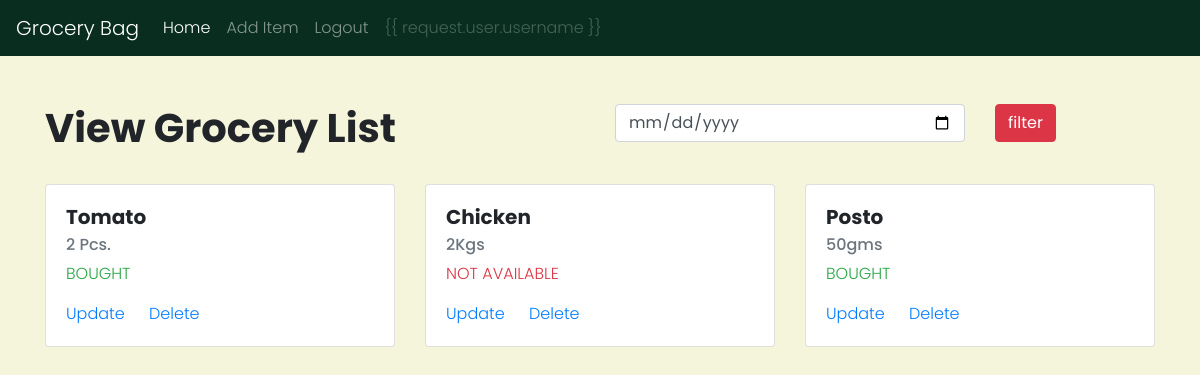
/ (signed in), run on an earlier commit of the app's database.
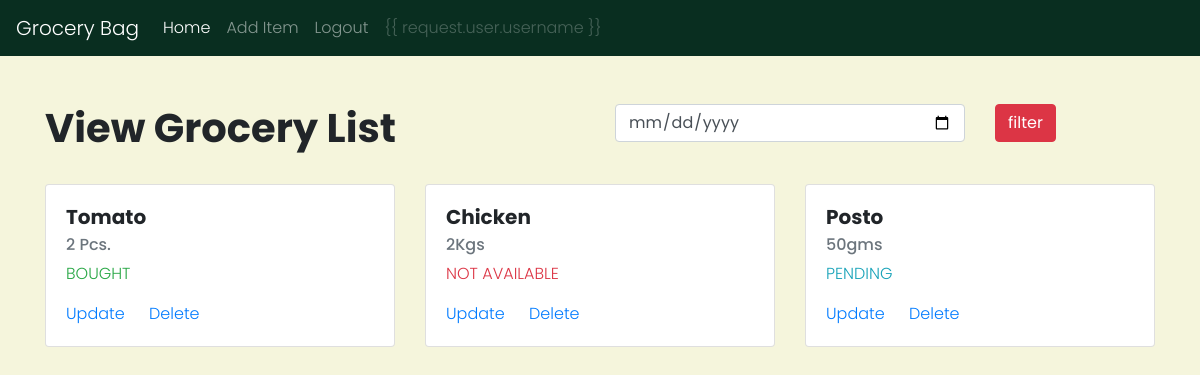
And on a later commit of the database.
### grocery_app/models.py (models this page shows, shortened)
class Item(models.Model):
    owner = models.ForeignKey(
        User, on_delete=models.CASCADE, related_name='item')
    ITEM_STATUS = (
        ('PENDING', 'PENDING'),
        ('BOUGHT', 'BOUGHT'),
        ('NOT_AVAILABLE', 'NOT AVAILABLE')
    )
    name = models.CharField(max_length=150)
    quantity = models.CharField(max_length=150)
    status = models.CharField(
        max_length=15, choices=ITEM_STATUS, default='PENDING')
    date = models.DateField()

### grocery_app/views.py (the view)
# urls.py: path('', views.IndexView.as_view(), name='index'),
class IndexView(View):
    def get(self, request):
        if request.user.is_authenticated:
            grocery_list = Item.objects.filter(owner=request.user).all()
            return render(request, 'grocery_app/index.html', {
                'grocery': grocery_list
            })
        else:
            return HttpResponseRedirect(reverse('login'))

### grocery_app/templates/grocery_app/index.html (shortened to what this page needs)
{% extends "grocery_app/layout.html" %}
{% load static %}
{% block body %}
<div class="container mt-5">
  <div class="row">
    <div class="col-lg-6">
      <h1>View Grocery List</h1>
    </div>
    <div class="col-lg-6 float-right">
      <div class="row">
        <div class="col-lg-8">
          <input type="date" class="form-control">
        </div>
        <div class="col-lg-4">
          <input type="submit" class="btn btn-danger" value="filter">
        </div>
      </div>
    </div>
  </div>
  <div class="row mt-4">
    {% for item in grocery %}
    <div class="col-lg-4">
      <div class="card">
        <div class="card-body">
          <h5 class="card-title">{{ item.name }}</h5>
          <h6 class="card-subtitle mb-2 text-muted">{{ item.quantity }}</h6>
          {% if item.status == 'BOUGHT' %}
          <p class="text-success">{{ item.status }}</p>
          {% elif item.status == 'PENDING' %}
          <p class="text-info">{{ item.status }}</p>
          {% else %}
          <p class="text-danger">{{ item.status }}</p>
          {% endif %}
          <a href="{% url 'update' item.pk %}" class="card-link">Update</a>
          <a href="{% url 'delete' item.pk %}" class="card-link">Delete</a>
        </div>
      </div>
    </div>
    {% empty %}
    <div class="alert alert-danger" role="alert">Bag is empty! Please add items</div>
    {% endfor %}
  </div>
</div>
{% endblock %}

### grocery_app/templates/grocery_app/layout.html (shortened to what this page needs)
{% load static %}
<html>
<head>
  <link rel="stylesheet" href="https://maxcdn.bootstrapcdn.com/bootstrap/4.4.1/css/bootstrap.min.css">
  <link rel="stylesheet" href="{% static 'grocery_app/style.css' %}">
</head>
<body>
  <nav class="navbar navbar-expand-lg navbar-dark" style=" background-color: #092e20;">
    <a class="navbar-brand" href="#">Grocery Bag</a>
    <div class="collapse navbar-collapse" id="navbarNavAltMarkup">
      <div class="navbar-nav">
        {% if user.is_authenticated %}
        <a class="nav-item nav-link active" href="{% url 'index' %}">Home<span class="sr-only">(current)</span></a>
        <a class="nav-item nav-link" href="{% url 'add' %}">Add Item</a>
        <a class="nav-item nav-link" href="{% url 'logout' %}">Logout</a>
        <a class="nav-item nav-link disabled" href="#" tabindex="-1" aria-disabled="true">{{ request.user.username
          }}</a>
        {% else %}
        <a class="nav-item nav-link" href="{% url 'login' %}">Login</a>
        <a class="nav-item nav-link" href="{% url 'register' %}">Register</a>
        {% endif %}
      </div>
    </div>
  </nav>
  {% block body %}
  {% endblock %}
</body>
</html>

### grocery_app/static/grocery_app/style.css (style rules this page uses)
body { font-family: 'Poppins', sans-serif; font-weight: 300; background-color: beige; }
h1, h2, h3, h4, h5 { font-family: 'Poppins', sans-serif; font-weight: 700; }

What changed in the data, as far as the page shows it:
changed Item "Posto": status "BOUGHT" → "PENDING"
